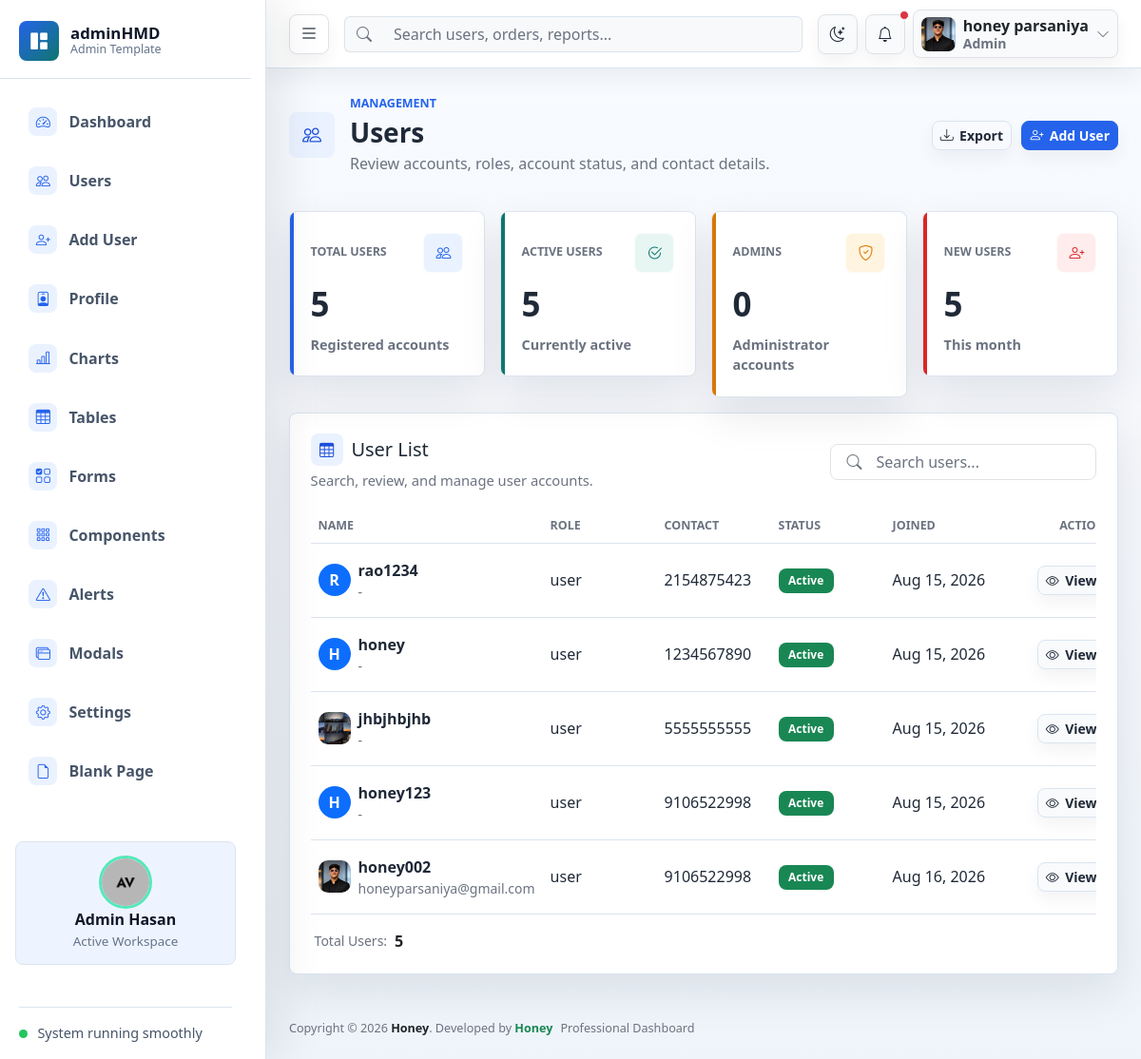
The app's page /dashboard/users/ (signed in) with its own data.
### users/models.py (models this page shows, shortened)
class User(AbstractUser):
    ROLE_CHOICES = (
        ("user", "User"),
        ("admin", "Admin"),
    )
    role = models.CharField(
        max_length=10,
        choices=ROLE_CHOICES,
        default="user"
    )
    contact_number = models.CharField(
        max_length=15,
        blank=True
    )
    read_terms_and_conditions = models.BooleanField(
        default=False
    )
    image = models.ImageField(
        upload_to="users-profile/",
        blank=True,
        null=True
    )

### dashboard/views.py (the view)
# urls.py: path("users/", UsersView.as_view(), name="users"),
class UsersView(TemplateView):
    template_name = "dashboard/users.html"
    def get_context_data(self, **kwargs):
        context= super().get_context_data(**kwargs)
        users = User.objects.exclude(
                role="admin"
        )
        context["total_users"] = users.count()
        context["active_users"] = users.filter(is_active=True).count()
        context["admin_users"] = users.filter(is_superuser=True).count()
        now = timezone.now()
        context["new_users"] = users.filter(
            date_joined__year=now.year,
            date_joined__month=now.month
        ).count()
        context["users"] = users
        return context

### template/dashboard/users.html (shortened to what this page needs)
{% extends "dashboard/base.html" %}
{% load static %}
{% block content %}
<main class="dashboard-content">
    <div class="container-fluid px-3 px-lg-4 py-4">
        <div class="page-heading">
            <div class="page-heading-copy">
                <span class="page-icon">
                    <i class="bi bi-people" aria-hidden="true"></i>
                </span>
                <div>
                    <p class="eyebrow mb-1">Management</p>
                    <h1 class="h3 mb-1">
                        Users
                    </h1>
                    <p class="text-muted mb-0">
                        Review accounts, roles, account status, and contact details.
                    </p>
                </div>
            </div>
            <div class="heading-actions">
                <a class="btn btn-outline-secondary btn-sm" href="{% url 'tables' %}">
                    <i class="bi bi-download" aria-hidden="true"></i>
                    Export
                </a>
                <a class="btn btn-primary btn-sm" href="{% url 'add_user' %}">
                    <i class="bi bi-person-plus" aria-hidden="true"></i>
                    Add User
                </a>
            </div>
        </div>
        <section class="row g-3 mt-1" aria-label="User summary">
    <div class="col-12 col-sm-6 col-xl-3">
        <article class="metric-card metric-primary">
            <div class="metric-top">
                <span class="metric-label">Total Users</span>
                <span class="metric-icon">
                    <i class="bi bi-people" aria-hidden="true"></i>
                </span>
            </div>
            <div class="metric-value">
                {{ total_users }}
            </div>
            <div class="metric-meta">
                <span>Registered accounts</span>
            </div>
        </article>
    </div>
    <div class="col-12 col-sm-6 col-xl-3">
        <article class="metric-card metric-success">
            <div class="metric-top">
                <span class="metric-label">Active Users</span>
                <span class="metric-icon">
                    <i class="bi bi-check2-circle" aria-hidden="true"></i>
                </span>
            </div>
            <div class="metric-value">
                {{ active_users }}
            </div>
            <div class="metric-meta">
                <span>Currently active</span>
            </div>
        </article>
    </div>
    <div class="col-12 col-sm-6 col-xl-3">
        <article class="metric-card metric-warning">
            <div class="metric-top">
                <span class="metric-label">Admins</span>
                <span class="metric-icon">
                    <i class="bi bi-shield-check" aria-hidden="true"></i>
                </span>
            </div>
            <div class="metric-value">
                {{ admin_users }}
            </div>
            <div class="metric-meta">
                <span>Administrator accounts</span>
            </div>
        </article>
    </div>
    <div class="col-12 col-sm-6 col-xl-3">
        <article class="metric-card metric-danger">
            <div class="metric-top">
                <span class="metric-label">New Users</span>
                <span class="metric-icon">
                    <i class="bi bi-person-plus" aria-hidden="true"></i>
                </span>
            </div>
            <div class="metric-value">
                {{ new_users }}
            </div>
            <div class="metric-meta">
                <span>This month</span>
            </div>
        </article>
    </div>
</section>
        <section class="panel mt-3">
            <div class="panel-header">
                <div>
                    <h2 class="h5 mb-1 section-title">
                        <i class="bi bi-table" aria-hidden="true"></i>
                        <span>
                            User List
                        </span>
                    </h2>
                    <p class="text-muted mb-0">
                        Search, review, and manage user accounts.
                    </p>
                </div>
                <div class="d-flex flex-wrap gap-2">
                    <div
    class="input-group border rounded-3 bg-body"
    style="width: 280px;"
>
    <span class="input-group-text border-0 bg-transparent ps-3">
        <i class="bi bi-search text-secondary"></i>
    </span>
    <input
        type="search"
        class="form-control border-0 bg-transparent shadow-none ps-1 table-search"
        placeholder="Search users..."
        data-table-search="usersTable"
        aria-label="Search users"
        autocomplete="off"
    >
</div>
                </div>
            </div>
            <div class="table-responsive">
                <table class="table align-middle mb-0" id="usersTable" data-searchable-table>
                    <thead>
                        <tr>
                            <th scope="col">
                                Name
                            </th>
                            <th scope="col">
                                Role
                            </th>
                            <th scope="col">
                                Contact
                            </th>
                            <th scope="col">
                                Status
                            </th>
                            <th scope="col">
                                Joined
                            </th>
                            <th scope="col" class="text-end">
                                Action
                            </th>
                        </tr>
                    </thead>
                    <tbody>
                        {% for user in users %}
                        <tr>
                            <td>
                                <div class="d-flex align-items-center gap-2">
                                    {% if user.image %}
    <img
        class="avatar-img avatar-sm"
        src="{{ user.image.url }}"
        alt="{{ user.username }}"
    >
{% else %}
     <div class="avatar-img avatar-sm d-flex align-items-center justify-content-center fw-semibold bg-primary text-white rounded-circle">
        {{ user.username|first|upper }}
    </div>
{% endif %}
                                    <div>
                                        <p class="fw-semibold mb-0">
                                            {{ user.username }}
                                        </p>
                                        <p class="text-muted small mb-0">
                                            {% if user.email %}
                                            {{ user.email }}
                                            {% else %}
                                            -
                                            {% endif %}
                                        </p>
                                    </div>
                                </div>
                            </td>
                            <td>
                                {{ user.role }}
                            </td>
                            <td>
                                {% if user.contact_number %}
                                {{ user.contact_number }}
                                {% else %}
                                -
                                {% endif %}
                            </td>
                            <td>
                                {% if user.is_active %}
                                <span class="badge text-bg-success">
                                    Active
                                </span>
                                {% else %}
                                <span class="badge text-bg-secondary">
                                    Inactive
                                </span>
                                {% endif %}
                            </td>
                            <td>
                                {% if user.date_joined %}
                                {{ user.date_joined|date:"M d, Y" }}
                                {% else %}
                                -
                                {% endif %}
                            </td>
                            <td class="text-end">
    <a
        class="btn btn-light btn-sm"
        href="{% url 'user_details' user.id %}"
    >
        <i class="bi bi-eye" aria-hidden="true"></i>
        View
    </a>
                            </td>
                        </tr>
                        {% endfor %}
                    </tbody>
                </table>
            </div>
<div class="d-flex align-items-center justify-content-between mt-3 px-1">
    <div class="d-flex align-items-center gap-2">
        <span class="text-muted small">
            Total Users:
        </span>
        <span class="fw-semibold text-body">
            {{ total_users }}
        </span>
    </div>
</div>
        </section>
    </div>
</main>
{% endblock content %}

### template/dashboard/Header.html (shortened to what this page needs)
{% load static %}
<nav class="navbar navbar-expand-lg admin-navbar bg-white sticky-top">
    <div class="container-fluid px-3 px-lg-4">
        <button
            class="btn btn-light border sidebar-toggle flex-shrink-0"
            type="button"
            data-sidebar-toggle
            aria-controls="adminSidebar"
            aria-expanded="true"
            aria-label="Toggle sidebar"
        >
            <i class="bi bi-list fs-5"></i>
        </button>
        <form
            class="d-none d-md-flex flex-grow-1 mx-3"
            role="search"
        >
            <div class="input-group">
                <span class="input-group-text bg-light border-end-0">
                    <i class="bi bi-search text-muted"></i>
                </span>
                <input
                    type="search"
                    class="form-control bg-light border-start-0"
                    placeholder="Search users, orders, reports..."
                    aria-label="Search"
                >
            </div>
        </form>
        <div class="d-flex align-items-center gap-2 ms-auto">
            <button
                class="btn btn-light border rounded-3 d-flex align-items-center justify-content-center"
                type="button"
                data-theme-toggle
                aria-label="Switch color theme"
                title="Switch color theme"
                style="width:42px;height:42px;"
            >
                <i
                    class="bi bi-moon-stars"
                    data-theme-icon
                    aria-hidden="true"
                ></i>
            </button>
            <div class="dropdown">
                <button
                    class="btn btn-light border rounded-3 position-relative d-flex align-items-center justify-content-center"
                    type="button"
                    data-bs-toggle="dropdown"
                    aria-expanded="false"
                    aria-label="Notifications"
                    title="Notifications"
                    style="width:42px;height:42px;"
                >
                    <i class="bi bi-bell"></i>
                    <span
                        class="position-absolute top-0 start-100 translate-middle p-1 bg-danger border border-light rounded-circle"
                    ></span>
                </button>
            </div>
            {% if request.user.is_authenticated and request.user.role == "admin" %}
            <div class="dropdown">
                <button
                    class="btn btn-light border rounded-3 d-flex align-items-center gap-2 px-2"
                    type="button"
                    data-bs-toggle="dropdown"
                    aria-expanded="false"
                    aria-label="Open admin profile menu"
                >
                    {% if request.user.image %}
                        <img
                            src="{{ request.user.image.url }}"
                            alt="{{ request.user.username }}"
                            class="rounded-3"
                            width="36"
                            height="36"
                            style="object-fit:cover;"
                        >
                    {% endif %}
                    <span class="d-none d-lg-flex flex-column text-start lh-sm">
                        <span class="fw-semibold text-dark">
                            {% if request.user.first_name or request.user.last_name %}
                                {{ request.user.first_name }}
                                {{ request.user.last_name }}
                            {% else %}
                                {{ request.user.username }}
                            {% endif %}
                        </span>
                        <small class="text-muted">
                            Admin
                        </small>
                    </span>
                    <i class="bi bi-chevron-down small text-muted"></i>
                </button>
            </div>
            {% endif %}
        </div>
    </div>
</nav>

### records on screen
User: user.image (picture), user.first_name "honey", user.last_name "parsaniya"
User: username|first "R", username "rao1234", role "user", contact_number "2154875423", is_active "Active", date_joined "Aug 15, 2026"
User: username|first "H", username "honey", role "user", contact_number "1234567890", is_active "Active", date_joined "Aug 15, 2026"
User: image (picture), username "jhbjhbjhb", role "user", contact_number "5555555555", is_active "Active", date_joined "Aug 15, 2026"
User: username|first "H", username "honey123", role "user", contact_number "9106522998", is_active "Active", date_joined "Aug 15, 2026"
User: image (picture), username "honey002", email "honeyparsaniya@gmail.com", role "user", contact_number "9106522998", is_active "Active", date_joined "Aug 16, 2026"

### other values on screen
{{ total_users }} "5"
{{ active_users }} "5"
{{ admin_users }} "0"
{{ new_users }} "5"
